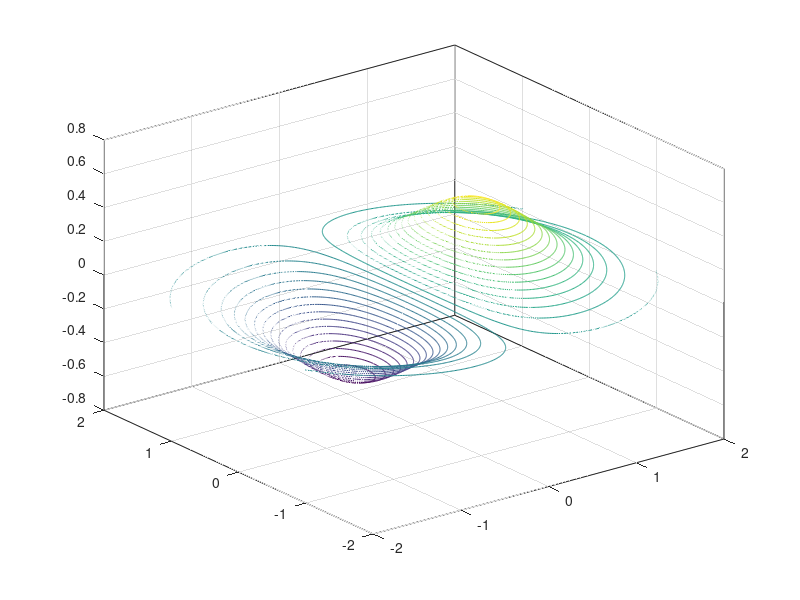

Recreate this plot in MATLAB. (Note: this script raises an error after producing the figure.)
disp('05/19/2024')

[X,Y] = meshgrid(-2:0.0125:2);
Z = X.*exp(-X.^2-Y.^2);
[M,c] = contour3(X,Y,Z,30);
c.LineWidth = 3;




%plot3
x = linspace(-2,2,20);
y = x';
z = x .* exp(-x.^2 - y.^2);
surf(x,y,z)

tx = linspace (-8, 8, 41);
ty = tx;
[xx, yy] = meshgrid (tx, ty);
r = sqrt (xx .^ 2 + yy .^ 2) + eps;
tz = sin (r) ./ r;
%plot inline
mesh(tx, ty, tz);
